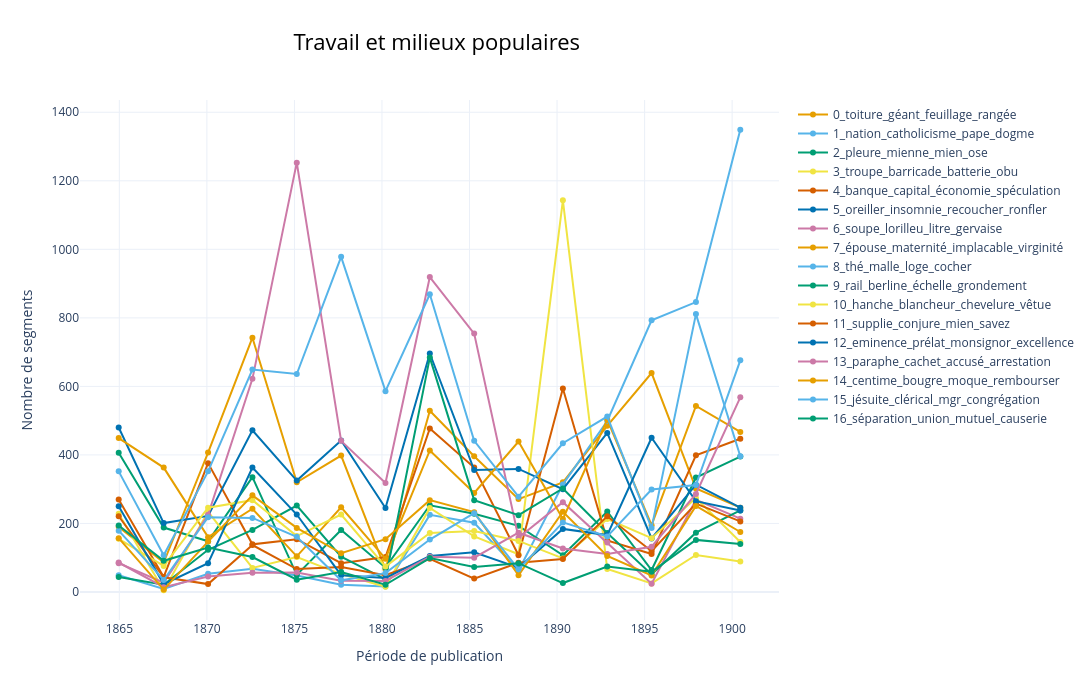

The cell this chart's notebook holds for it:
### Code cell
# Calcul de l'évolution temporelle
topics_over_time = best_topic_model.topics_over_time(
    documents,
    df_model["annee"].tolist(),
    nr_bins=15
)

# Noms plus lisibles

# Création du graphique
fig = best_topic_model.visualize_topics_over_time(
    topics_over_time,
    custom_labels=True,
    normalize_frequency=False,
    title="Travail et milieux populaires",
    width=1500,
    height=700
)

# Personnalisation en français
fig.update_traces(mode="lines+markers")

fig.update_layout(
    template="plotly_white",
    xaxis_title="Période de publication",
    yaxis_title="Nombre de segments",
    legend_title_text=None
)

### Figure 1 — Plotly figure (JSON) as saved in the notebook; plotly's stock layout.template omitted (floating-point values rounded to 4 significant figures)
{"data": [{"hoverinfo": "text", "hovertext": ["<b>Topic 0</b><br>Words: île, âcre, paysage, rocher, transparent", "<b>Topic 0</b><br>Words: teinte, pyrame, verrerie, paysage, peuplier", "<b>Topic 0</b><br>Words: feuillage, aire, lustre, taillis, rangée", "<b>Topic 0</b><br>Words: parterre, feuillage, plante, tige, violette", "<b>Topic 0</b><br>Words: buée, blafard, lustre, acajou, baie", "<b>Topic 0</b><br>Words: toiture, lustre, cristal, orme, loge", "<b>Topic 0</b><br>Words: bonne, acajou, vestibule, candélabre, vitrail", "<b>Topic 0</b><br>Words: hall, vitrine, étalage, lainage, baie", "<b>Topic 0</b><br>Words: aligner, ras, île, rive, toiture", "<b>Topic 0</b><br>Words: cathédrale, évêché, boutant, arc, magloir", "<b>Topic 0</b><br>Words: vallée, prairie, coteau, ouest, rive", "<b>Topic 0</b><br>Words: rosaire, montagne, nef, coteau, aire", "<b>Topic 0</b><br>Words: dôme, villa, portique, mont, statue", "<b>Topic 0</b><br>Words: embaumer, cohue, immensité, étain, basilique", "<b>Topic 0</b><br>Words: mont, promontoire, astre, bleuse, formerie"], "marker": {"color": "#E69F00"}, "mode": "lines+markers", "name": "0_toiture_géant_feuillage_rangée", "type": "scatter", "x": [1865.0, 1868.0, 1870.0, 1873.0, 1875.0, 1878.0, 1880.0, 1883.0, 1885.0, 1888.0, 1890.0, 1893.0, 1895.0, 1898.0, 1900.0], "y": [190, 86, 407, 742, 320, 398, 66, 529, 396, 271, 320, 485, 639, 302, 246]}, {"hoverinfo": "text", "hovertext": ["<b>Topic 1</b><br>Words: tripot, agioteur, bénin, prédi, digression", "<b>Topic 1</b><br>Words: confiserie, inquisiteur, attendrissaient, prédestiner, sorcier", "<b>Topic 1</b><br>Words: utopie, exploit, proclamation, citoyen, réaction", "<b>Topic 1</b><br>Words: hérésie, initiation, copier, tentation, manifeste", "<b>Topic 1</b><br>Words: prérogative, fondamental, parlement, productif, suffrage", "<b>Topic 1</b><br>Words: abandonné, heurtât, sexe, pou, défendît", "<b>Topic 1</b><br>Words: jacobin, hypocrisie, décomposition, rouher, verdict", "<b>Topic 1</b><br>Words: internationale, extermination, grève, capital, salaire", "<b>Topic 1</b><br>Words: impôt, formule, routine, assolement, ébauche", "<b>Topic 1</b><br>Words: cathédrale, surnaturel, calice, aliment, colombe", "<b>Topic 1</b><br>Words: nation, banque, capital, civilisation, spéculation", "<b>Topic 1</b><br>Words: hérédité, égalité, labeur, surnaturel, phtisique", "<b>Topic 1</b><br>Words: pape, catholicisme, christianisme, papauté, nation", "<b>Topic 1</b><br>Words: fécondité, nation, enfanter, civilisation, ensemencer", "<b>Topic 1</b><br>Words: nation, salariat, libérer, solidarité, iniquité"], "marker": {"color": "#56B4E9"}, "mode": "lines+markers", "name": "1_nation_catholicisme_pape_dogme", "type": "scatter", "x": [1865.0, 1868.0, 1870.0, 1873.0, 1875.0, 1878.0, 1880.0, 1883.0, 1885.0, 1888.0, 1890.0, 1893.0, 1895.0, 1898.0, 1900.0], "y": [49, 9, 53, 68, 48, 21, 16, 225, 202, 62, 314, 499, 793, 846, 1349]}, {"hoverinfo": "text", "hovertext": ["<b>Topic 2</b><br>Words: songe, pâquerette, laurence, ose, fange", "<b>Topic 2</b><br>Words: environner, bohémien, songe, auberge, épargner", "<b>Topic 2</b><br>Words: bossu, tant, dépit, batte, aie", "<b>Topic 2</b><br>Words: olympe, désire, peigne, baise, pardi", "<b>Topic 2</b><br>Words: dada, cogne, gueula, houp, chatouille", "<b>Topic 2</b><br>Words: coeur, cocotte, mouillette, crie, baisa", "<b>Topic 2</b><br>Words: pleure, cocotte, calicot, cogne, oui", "<b>Topic 2</b><br>Words: rentre, trompât, tophus, emmène, signifier", "<b>Topic 2</b><br>Words: meure, salop, crève, mimi, bouquin", "<b>Topic 2</b><br>Words: moy, bague, angélique, tant, phasie", "<b>Topic 2</b><br>Words: revoilà, caporal, évasion, prosper, obligation", "<b>Topic 2</b><br>Words: soignerai, bijou, blasphémer, pense, contente", "<b>Topic 2</b><br>Words: reconstruire, virginité, martyriser, pourrai, scrupul", "<b>Topic 2</b><br>Words: ai, cabriole, mien, négation, couvée", "<b>Topic 2</b><br>Words: catéchisme, résignera, désapprouver, josine, traire"], "marker": {"color": "#009E73"}, "mode": "lines+markers", "name": "2_pleure_mienne_mien_ose", "type": "scatter", "x": [1865.0, 1868.0, 1870.0, 1873.0, 1875.0, 1878.0, 1880.0, 1883.0, 1885.0, 1888.0, 1890.0, 1893.0, 1895.0, 1898.0, 1900.0], "y": [406, 188, 148, 335, 50, 181, 71, 253, 228, 193, 107, 235, 64, 334, 395]}, {"hoverinfo": "text", "hovertext": ["<b>Topic 3</b><br>Words: barricade, national, oeuf, troupe, manifestation", "<b>Topic 3</b><br>Words: hâton, ronde, sorcier, crevasser, épouvant", "<b>Topic 3</b><br>Words: contingent, commandant, national, esplanade, troupe", "<b>Topic 3</b><br>Words: pompier, sergent, silex, saulaie, casemate", "<b>Topic 3</b><br>Words: cerf, vive, philharmonique, meute, battoir", "<b>Topic 3</b><br>Words: ii, starter, saline, hippodrome, machiniste", "<b>Topic 3</b><br>Words: dîneur, piaffaient, dr, duveyrier, attendai", "<b>Topic 3</b><br>Words: gréviste, porion, borain, marchienne, grève", "<b>Topic 3</b><br>Words: carriole, jar, macqueron, bélier, lièvre", "<b>Topic 3</b><br>Words: voyageur, équipe, conducteur, cantonnement, tunnel", "<b>Topic 3</b><br>Words: batterie, obu, troupe, division, allemand", "<b>Topic 3</b><br>Words: brancardier, équipe, brancard, embarquement, express", "<b>Topic 3</b><br>Words: cortège, détachement, carrosse, suisse, latéral", "<b>Topic 3</b><br>Words: bombe, cerner, assassin, grenelle, invasion", "<b>Topic 3</b><br>Words: empoisonneur, guerdache, ruée, grossissant, besace"], "marker": {"color": "#F0E442"}, "mode": "lines+markers", "name": "3_troupe_barricade_batterie_obu", "type": "scatter", "x": [1865.0, 1868.0, 1870.0, 1873.0, 1875.0, 1878.0, 1880.0, 1883.0, 1885.0, 1888.0, 1890.0, 1893.0, 1895.0, 1898.0, 1900.0], "y": [228, 5, 234, 70, 102, 52, 15, 245, 162, 110, 1143, 67, 25, 108, 89]}, {"hoverinfo": "text", "hovertext": ["<b>Topic 4</b><br>Words: négociant, associé, faillite, emprunt, capital", "<b>Topic 4</b><br>Words: madeleine, noiraud, pensionnat, villégiature, sur", "<b>Topic 4</b><br>Words: immeuble, indemnité, spéculation, expropriation, enclos", "<b>Topic 4</b><br>Words: quenu, charcuterie, local, pirouette, appointement", "<b>Topic 4</b><br>Words: département, législatif, financier, présentation, cure", "<b>Topic 4</b><br>Words: bookmaker, louis, signature, contrat, criard", "<b>Topic 4</b><br>Words: loyer, contrat, soierie, notaire, calorifère", "<b>Topic 4</b><br>Words: centime, clientèle, denier, concurrence, marchandise", "<b>Topic 4</b><br>Words: arpent, hectare, amateur, lot, borderie", "<b>Topic 4</b><br>Words: mécanicien, brodeur, chauffeur, legs, express", "<b>Topic 4</b><br>Words: banque, universelle, prime, hausse, capital", "<b>Topic 4</b><br>Words: souleiade, entrepreneur, notaire, hospitalité, registre", "<b>Topic 4</b><br>Words: villa, relique, boccanera, foncier, monsignor", "<b>Topic 4</b><br>Words: hectare, moulin, enclave, dot, lycée", "<b>Topic 4</b><br>Words: guerdache, adjoint, association, brevet, papeterie"], "marker": {"color": "#D55E00"}, "mode": "lines+markers", "name": "4_banque_capital_économie_spéculation", "type": "scatter", "x": [1865.0, 1868.0, 1870.0, 1873.0, 1875.0, 1878.0, 1880.0, 1883.0, 1885.0, 1888.0, 1890.0, 1893.0, 1895.0, 1898.0, 1900.0], "y": [270, 44, 376, 139, 154, 84, 102, 477, 363, 107, 594, 150, 111, 399, 447]}, {"hoverinfo": "text", "hovertext": ["<b>Topic 5</b><br>Words: mercier, oreiller, âcre, impotente, gouvernante", "<b>Topic 5</b><br>Words: noiraud, madeleine, protestant, laboratoire, accablement", "<b>Topic 5</b><br>Words: carabine, tant, oreiller, tombal, moribond", "<b>Topic 5</b><br>Words: oreiller, quenu, serrure, bougeoir, cuisinière", "<b>Topic 5</b><br>Words: oreiller, ronfler, interne, cravache, blanchisseur", "<b>Topic 5</b><br>Words: guéridon, oreiller, veilleuse, recoucher, peignoir", "<b>Topic 5</b><br>Words: hortense, recoucher, colique, cuvette, oreiller", "<b>Topic 5</b><br>Words: oreiller, minouche, insomnie, hurlement, ronfler", "<b>Topic 5</b><br>Words: oreiller, paravent, trébucher, trouille, échelle", "<b>Topic 5</b><br>Words: flore, poêle, parquet, coucou, insomnie", "<b>Topic 5</b><br>Words: tente, infirmier, oreiller, artère, bégayée", "<b>Topic 5</b><br>Words: oreiller, hospitalier, insomnie, râle, vêtu", "<b>Topic 5</b><br>Words: submerger, encyclique, embrasure, révérence, gésir", "<b>Topic 5</b><br>Words: oreiller, crispée, syncope, éther, terrer", "<b>Topic 5</b><br>Words: marsoullier, sanglotant, aïeul, oreiller, séant"], "marker": {"color": "#0072B2"}, "mode": "lines+markers", "name": "5_oreiller_insomnie_recoucher_ronfler", "type": "scatter", "x": [1865.0, 1868.0, 1870.0, 1873.0, 1875.0, 1878.0, 1880.0, 1883.0, 1885.0, 1888.0, 1890.0, 1893.0, 1895.0, 1898.0, 1900.0], "y": [480, 201, 222, 472, 325, 442, 245, 696, 356, 359, 300, 464, 156, 313, 246]}, {"hoverinfo": "text", "hovertext": ["<b>Topic 6</b><br>Words: domino, équipée, restaurant, gargote, bouquetière", "<b>Topic 6</b><br>Words: froncer, pensionnat, galette, verset, barreau", "<b>Topic 6</b><br>Words: fainéant, châtaigne, rébufat, commère, champagne", "<b>Topic 6</b><br>Words: boudin, quenu, charcuterie, charcutier, poissonnière", "<b>Topic 6</b><br>Words: lorilleu, gervaise, zingueur, blanchisseur, chapelier", "<b>Topic 6</b><br>Words: fontan, champagne, prullière, toquade, clarisse", "<b>Topic 6</b><br>Words: gifler, sucre, cuisinière, cocher, pruneau", "<b>Topic 6</b><br>Words: soupe, chope, minouche, gifler, confection", "<b>Topic 6</b><br>Words: trouille, soupe, gueuler, litre, fromage", "<b>Topic 6</b><br>Words: chauffeur, flore, mécanicien, tunnel, brodeur", "<b>Topic 6</b><br>Words: escouade, soupe, marmite, intendance, gamelle", "<b>Topic 6</b><br>Words: côtelette, tarte, grasse, abricot, broc", "<b>Topic 6</b><br>Words: carafe, œuf, baragouiner, débarbouillait, arsenic", "<b>Topic 6</b><br>Words: meneur, nourrisson, poupon, soupe, moineaud", "<b>Topic 6</b><br>Words: bourron, babette, mitaine, alcool, boulanger"], "marker": {"color": "#CC79A7"}, "mode": "lines+markers", "name": "6_soupe_lorilleu_litre_gervaise", "type": "scatter", "x": [1865.0, 1868.0, 1870.0, 1873.0, 1875.0, 1878.0, 1880.0, 1883.0, 1885.0, 1888.0, 1890.0, 1893.0, 1895.0, 1898.0, 1900.0], "y": [84, 27, 225, 622, 1253, 441, 318, 919, 754, 158, 262, 144, 24, 269, 214]}, {"hoverinfo": "text", "hovertext": ["<b>Topic 7</b><br>Words: lâcheté, implacable, dévouer, embrassement, repentir", "<b>Topic 7</b><br>Words: madeleine, fanatique, cuisant, implacable, insu", "<b>Topic 7</b><br>Words: inceste, voluptueux, tant, pressentiment, inerte", "<b>Topic 7</b><br>Words: tentation, virilité, calice, encens, surhumain", "<b>Topic 7</b><br>Words: excentricité, provocant, brûlure, forge, delestang", "<b>Topic 7</b><br>Words: coeur, fondette, sangsue, anéantissement, souffletant", "<b>Topic 7</b><br>Words: romance, idéal, chasseur, cor, fantasque", "<b>Topic 7</b><br>Words: obsession, abnégation, compassion, troublant, sensibilité", "<b>Topic 7</b><br>Words: pinceau, maternité, étreindre, tourlaqu, contrariant", "<b>Topic 7</b><br>Words: entour, casque, cathédrale, cherche, tromperie", "<b>Topic 7</b><br>Words: recul, inconscience, veuve, sentimental, brigandage", "<b>Topic 7</b><br>Words: mystique, souleiade, ferveur, séparation, anéantissement", "<b>Topic 7</b><br>Words: boccanera, virginité, perlier, obéissance, contessina", "<b>Topic 7</b><br>Words: maternité, épouse, stérilité, arrachement, déchéance", "<b>Topic 7</b><br>Words: épouse, josine, renoncement, guerdache, séparation"], "marker": {"color": "#E69F00"}, "mode": "lines+markers", "name": "7_épouse_maternité_implacable_virginité", "type": "scatter", "x": [1865.0, 1868.0, 1870.0, 1873.0, 1875.0, 1878.0, 1880.0, 1883.0, 1885.0, 1888.0, 1890.0, 1893.0, 1895.0, 1898.0, 1900.0], "y": [449, 363, 160, 243, 104, 247, 97, 413, 289, 439, 213, 503, 195, 543, 467]}, {"hoverinfo": "text", "hovertext": ["<b>Topic 8</b><br>Words: bouquetière, mercier, mademoiselle, domino, geôlier", "<b>Topic 8</b><br>Words: noiraud, mante, cabriolet, auberge, bosquet", "<b>Topic 8</b><br>Words: nymphe, complimenter, duc, écho, bracelet", "<b>Topic 8</b><br>Words: normande, olympe, cuisinière, quenu, patronnesse", "<b>Topic 8</b><br>Words: escoraille, excellence, charbonnel, blanchisseur, chevalier", "<b>Topic 8</b><br>Words: altesse, loge, journaliste, mignotte, simonne", "<b>Topic 8</b><br>Words: dr, campardon, piano, migraine, duveyrier", "<b>Topic 8</b><br>Words: confection, bourdelai, thé, malle, mademoiselle", "<b>Topic 8</b><br>Words: gagnière, bécot, macqueron, charle, sculpteur", "<b>Topic 8</b><br>Words: express, dépôt, conducteur, mécanicien, chauffeur", "<b>Topic 8</b><br>Words: jantrou, bazeille, prosper, silvine, maréchal", "<b>Topic 8</b><br>Words: directrice, tulette, valable, fourgon, miraculé", "<b>Topic 8</b><br>Words: choue, narcisse, vicomte, eminence, ecouter", "<b>Topic 8</b><br>Words: bicyclette, meneur, thé, céleste, assisté", "<b>Topic 8</b><br>Words: bourron, adjoint, mitaine, josine, menotte"], "marker": {"color": "#56B4E9"}, "mode": "lines+markers", "name": "8_thé_malle_loge_cocher", "type": "scatter", "x": [1865.0, 1868.0, 1870.0, 1873.0, 1875.0, 1878.0, 1880.0, 1883.0, 1885.0, 1888.0, 1890.0, 1893.0, 1895.0, 1898.0, 1900.0], "y": [352, 107, 352, 649, 636, 978, 586, 869, 441, 278, 434, 512, 187, 811, 396]}, {"hoverinfo": "text", "hovertext": ["<b>Topic 9</b><br>Words: cannebière, échafaud, serrurier, vociféraient, échevelée", "<b>Topic 9</b><br>Words: tesson, convulsionner, démasquer, ouragan, grimaçant", "<b>Topic 9</b><br>Words: entaille, poulie, poutre, tocsin, scieur", "<b>Topic 9</b><br>Words: piétinement, criée, ronflement, moineau, oie", "<b>Topic 9</b><br>Words: boulon, forge, rivet, piétinement, fifine", "<b>Topic 9</b><br>Words: orchestre, piste, mât, sonnette, coulisse", "<b>Topic 9</b><br>Words: mélodique, sourdine, chœur, cadencé, juron", "<b>Topic 9</b><br>Words: berline, câble, échelle, cuvelage, porion", "<b>Topic 9</b><br>Words: semoir, fléau, échelle, gerbe, tambour", "<b>Topic 9</b><br>Words: tunnel, mécanicien, vitesse, rail, chauffeur", "<b>Topic 9</b><br>Words: universelle, hausse, grondement, charnier, coteur", "<b>Topic 9</b><br>Words: béquille, grondement, brancardier, dais, cantique", "<b>Topic 9</b><br>Words: cortège, émiettement, frénésie, incomparable, vier", "<b>Topic 9</b><br>Words: ruée, guillotine, rythmique, trappe, prostitution", "<b>Topic 9</b><br>Words: creuset, laminoir, rail, fusion, acier"], "marker": {"color": "#009E73"}, "mode": "lines+markers", "name": "9_rail_berline_échelle_grondement", "type": "scatter", "x": [1865.0, 1868.0, 1870.0, 1873.0, 1875.0, 1878.0, 1880.0, 1883.0, 1885.0, 1888.0, 1890.0, 1893.0, 1895.0, 1898.0, 1900.0], "y": [44, 21, 123, 181, 252, 103, 37, 684, 268, 224, 302, 172, 51, 173, 238]}, {"hoverinfo": "text", "hovertext": ["<b>Topic 10</b><br>Words: mat, tresse, courtisane, teinte, grimacer", "<b>Topic 10</b><br>Words: physionomie, mat, épiderme, puérilité, languissant", "<b>Topic 10</b><br>Words: maillot, corsage, capuchon, espanet, pelisse", "<b>Topic 10</b><br>Words: blancheur, puérilité, cueillir, jonc, prune", "<b>Topic 10</b><br>Words: hanche, chasseresse, corsage, moustache, jupon", "<b>Topic 10</b><br>Words: chignon, tunique, hanche, prullière, jupon", "<b>Topic 10</b><br>Words: clarisse, neigeux, caniche, corset, décolleter", "<b>Topic 10</b><br>Words: jupon, valencien, hanche, coquetterie, corsage", "<b>Topic 10</b><br>Words: hanche, sein, corsage, vêtue, ébauche", "<b>Topic 10</b><br>Words: violette, chape, vitrail, broder, lis", "<b>Topic 10</b><br>Words: suranné, moustache, disgrâce, couronne, cirer", "<b>Topic 10</b><br>Words: élancé, perle, pommette, saillant, miroir", "<b>Topic 10</b><br>Words: candide, boccanera, hiératique, chevelure, papal", "<b>Topic 10</b><br>Words: bandeau, hanche, physionomie, toison, chevelure", "<b>Topic 10</b><br>Words: brune, pommette, saillant, inaltérable, ressemblance"], "marker": {"color": "#F0E442"}, "mode": "lines+markers", "name": "10_hanche_blancheur_chevelure_vêtue", "type": "scatter", "x": [1865.0, 1868.0, 1870.0, 1873.0, 1875.0, 1878.0, 1880.0, 1883.0, 1885.0, 1888.0, 1890.0, 1893.0, 1895.0, 1898.0, 1900.0], "y": [155, 76, 246, 268, 163, 226, 74, 172, 178, 149, 98, 213, 157, 274, 146]}, {"hoverinfo": "text", "hovertext": ["<b>Topic 11</b><br>Words: bouquetière, pâquerette, lâcheté, bienfait, mission", "<b>Topic 11</b><br>Words: madeleine, fanatique, agrandi, détraqua, fatalité", "<b>Topic 11</b><br>Words: maudit, sauverai, enfermerai, tachée, conjurant", "<b>Topic 11</b><br>Words: miséricorde, mésange, frotte, joug, impureté", "<b>Topic 11</b><br>Words: sir, maternelle, méprisante, turlupiner, coudée", "<b>Topic 11</b><br>Words: promet, supplie, conserve, bredouille, épouserai", "<b>Topic 11</b><br>Words: embarrass, chanterelle, descendue, agacez, cruche", "<b>Topic 11</b><br>Words: dite, fauché, épousai, culbuté, palper", "<b>Topic 11</b><br>Words: exalt, essuie, tremblerai, escalade, grouiller", "<b>Topic 11</b><br>Words: attendai, exhortation, chère, supplie, réchaufferai", "<b>Topic 11</b><br>Words: ambulance, halein, experte, enveloppez, reconnaissant", "<b>Topic 11</b><br>Words: conjure, exaucer, périr, pitier, commandeur", "<b>Topic 11</b><br>Words: eminence, croule, désavouer, condamnable, sainteté", "<b>Topic 11</b><br>Words: supplie, épousera, enceint, vôtre, mien", "<b>Topic 11</b><br>Words: mien, pénitence, expiation, josine, damner"], "marker": {"color": "#D55E00"}, "mode": "lines+markers", "name": "11_supplie_conjure_mien_savez", "type": "scatter", "x": [1865.0, 1868.0, 1870.0, 1873.0, 1875.0, 1878.0, 1880.0, 1883.0, 1885.0, 1888.0, 1890.0, 1893.0, 1895.0, 1898.0, 1900.0], "y": [221, 43, 23, 137, 67, 73, 49, 97, 39, 85, 96, 221, 119, 258, 206]}, {"hoverinfo": "text", "hovertext": ["<b>Topic 12</b><br>Words: armateur, notaire, dast, mathéu, procuration", "<b>Topic 12</b><br>Words: altération, caillot, laboratoire, toxique, droguiste", "<b>Topic 12</b><br>Words: bonaparte, modestie, mercredi, dispenser, compère", "<b>Topic 12</b><br>Words: vicaire, diocèse, péqueur, saulaie, mgr", "<b>Topic 12</b><br>Words: excellence, chevalier, huissier, sire, sceau", "<b>Topic 12</b><br>Words: coquetier, mignotte, ii, bredouille, car", "<b>Topic 12</b><br>Words: nominer, bock, ténor, souffrirai, pincerai", "<b>Topic 12</b><br>Words: piller, cabaretier, teinture, mouchard, feignant", "<b>Topic 12</b><br>Words: macqueron, atout, flegme, rigolo, obligeance", "<b>Topic 12</b><br>Words: unctionem, istam, indulgeat, dominus, sanctam", "<b>Topic 12</b><br>Words: daigremont, caporal, initié, major, traduire", "<b>Topic 12</b><br>Words: ausculter, commandeur, procession, certificat, révérend", "<b>Topic 12</b><br>Words: eminence, prélat, monsignor, pape, boccanera", "<b>Topic 12</b><br>Words: mgr, attentat, cordialement, godot, mauroy", "<b>Topic 12</b><br>Words: inspecteur, marsoullier, programme, révocation, déléguer"], "marker": {"color": "#0072B2"}, "mode": "lines+markers", "name": "12_eminence_prélat_monsignor_excellence", "type": "scatter", "x": [1865.0, 1868.0, 1870.0, 1873.0, 1875.0, 1878.0, 1880.0, 1883.0, 1885.0, 1888.0, 1890.0, 1893.0, 1895.0, 1898.0, 1900.0], "y": [250, 23, 84, 363, 226, 49, 41, 105, 116, 71, 184, 166, 450, 265, 238]}, {"hoverinfo": "text", "hovertext": ["<b>Topic 13</b><br>Words: notaire, faussaire, épouvantaient, accusé, arrestation", "<b>Topic 13</b><br>Words: décès, défunt, grondai, entrefilet, toxique", "<b>Topic 13</b><br>Words: braconnier, libraire, cachet, indépendant, peigne", "<b>Topic 13</b><br>Words: charcuterie, anonyme, candidature, format, artistement", "<b>Topic 13</b><br>Words: présentation, tribune, rapporteur, sceau, aubergiste", "<b>Topic 13</b><br>Words: jockey, pesage, mufe, flouer, sanguin", "<b>Topic 13</b><br>Words: firent, belliqueux, agiotage, échangé, mention", "<b>Topic 13</b><br>Words: collationner, caissier, souche, cahier, terrier", "<b>Topic 13</b><br>Words: arpenteur, candidat, complémentaire, pion, porcher", "<b>Topic 13</b><br>Words: assassin, interrogatoire, carrier, prévenu, piste", "<b>Topic 13</b><br>Words: administrateur, remisier, daigremont, expert, uhlan", "<b>Topic 13</b><br>Words: certificat, ligament, document, diagnostic, consultation", "<b>Topic 13</b><br>Words: congrégation, boccanera, annulation, concile, audience", "<b>Topic 13</b><br>Words: attentat, explosif, arrestation, salvat, africain", "<b>Topic 13</b><br>Words: paraphe, cachet, beaumontai, juré, expert"], "marker": {"color": "#CC79A7"}, "mode": "lines+markers", "name": "13_paraphe_cachet_accusé_arrestation", "type": "scatter", "x": [1865.0, 1868.0, 1870.0, 1873.0, 1875.0, 1878.0, 1880.0, 1883.0, 1885.0, 1888.0, 1890.0, 1893.0, 1895.0, 1898.0, 1900.0], "y": [86, 14, 45, 56, 57, 33, 32, 103, 100, 173, 127, 111, 132, 286, 568]}, {"hoverinfo": "text", "hovertext": ["<b>Topic 14</b><br>Words: usurier, créancier, rembourser, geôlier, fripon", "<b>Topic 14</b><br>Words: charron, mendiant, impraticable, incompréhensible, interrogation", "<b>Topic 14</b><br>Words: expropriation, gueux, ganache, acompte, milliard", "<b>Topic 14</b><br>Words: gueux, quenu, olympe, moque, tulette", "<b>Topic 14</b><br>Words: escoraille, corbillard, cravache, portefeuille, principe", "<b>Topic 14</b><br>Words: hop, grigou, panné, moricaud, camelote", "<b>Topic 14</b><br>Words: dot, prive, échéance, moralité, tact", "<b>Topic 14</b><br>Words: centime, berline, boisage, moque, bail", "<b>Topic 14</b><br>Words: pistole, bougre, hein, setier, hectare", "<b>Topic 14</b><br>Words: cantonner, nué, écusson, misard, cabuche", "<b>Topic 14</b><br>Words: rosser, créance, centime, daigremont, patriote", "<b>Topic 14</b><br>Words: tuberculeux, centime, déloyal, lupus, hospitaliser", "<b>Topic 14</b><br>Words: eminence, jésuite, choue, certificat, jubilé", "<b>Topic 14</b><br>Words: moulin, moineaud, petiot, normalien, nourrisson", "<b>Topic 14</b><br>Words: mitaine, lenfant, patrie, grève, guerdache"], "marker": {"color": "#E69F00"}, "mode": "lines+markers", "name": "14_centime_bougre_moque_rembourser", "type": "scatter", "x": [1865.0, 1868.0, 1870.0, 1873.0, 1875.0, 1878.0, 1880.0, 1883.0, 1885.0, 1888.0, 1890.0, 1893.0, 1895.0, 1898.0, 1900.0], "y": [157, 7, 147, 282, 187, 113, 154, 268, 233, 49, 234, 105, 48, 251, 175]}, {"hoverinfo": "text", "hovertext": ["<b>Topic 15</b><br>Words: cayol, libéral, clergé, opposition, perruque", "<b>Topic 15</b><br>Words: noiraud, émigration, guillotiné, paria, laboratoire", "<b>Topic 15</b><br>Words: réactionnaire, indépendant, aristide, commandant, légitimiste", "<b>Topic 15</b><br>Words: péqueur, saulaie, bréviaire, robine, opposition", "<b>Topic 15</b><br>Words: delestang, principe, sceau, adversaire, département", "<b>Topic 15</b><br>Words: dominical, chloroanémique, confrère, cuivrer, trompeur", "<b>Topic 15</b><br>Words: dr, transiger, moulineau, voter, assistance", "<b>Topic 15</b><br>Words: grève, popularité, médecine, haveur, deneulin", "<b>Topic 15</b><br>Words: macqueron, fagerolle, candidat, fermier, autoritaire", "<b>Topic 15</b><br>Words: magistrature, hautecœur, malingre, normand, gouverneur", "<b>Topic 15</b><br>Words: daigremont, pillerault, remisier, universelle, liquidation", "<b>Topic 15</b><br>Words: peyramal, mgr, chaire, ecclésiastique, médication", "<b>Topic 15</b><br>Words: pape, jésuite, congrégation, romain, prélat", "<b>Topic 15</b><br>Words: mège, anarchiste, mgr, africain, littérature", "<b>Topic 15</b><br>Words: clérical, laïque, jésuite, avancement, recteur"], "marker": {"color": "#56B4E9"}, "mode": "lines+markers", "name": "15_jésuite_clérical_mgr_congrégation", "type": "scatter", "x": [1865.0, 1868.0, 1870.0, 1873.0, 1875.0, 1878.0, 1880.0, 1883.0, 1885.0, 1888.0, 1890.0, 1893.0, 1895.0, 1898.0, 1900.0], "y": [179, 35, 218, 216, 161, 34, 55, 153, 230, 66, 203, 162, 299, 312, 676]}, {"hoverinfo": "text", "hovertext": ["<b>Topic 16</b><br>Words: causerie, embrassement, union, assassinat, roidi", "<b>Topic 16</b><br>Words: noiraud, union, causerie, galette, éternité", "<b>Topic 16</b><br>Words: pelisse, inceste, jas, tiédeur, séparation", "<b>Topic 16</b><br>Words: albine, embrassade, boulon, chevelure, grive", "<b>Topic 16</b><br>Words: respectât, diminué, flairaient, duel, réciproque", "<b>Topic 16</b><br>Words: jumelle, inflexion, chenet, balança, algarade", "<b>Topic 16</b><br>Words: asthmatique, grisa, fâchât, clavier, souligner", "<b>Topic 16</b><br>Words: causerie, plage, malentendu, escapade, accordaille", "<b>Topic 16</b><br>Words: blâmer, jargon, gelinotte, au, parapet", "<b>Topic 16</b><br>Words: vitrail, miel, oraison, aube, balbine", "<b>Topic 16</b><br>Words: meurtrière, dissemblable, vertébral, vitreux, palpiter", "<b>Topic 16</b><br>Words: sunamite, mutuel, séparation, indien, immoler", "<b>Topic 16</b><br>Words: éternité, divorce, romain, souder, union", "<b>Topic 16</b><br>Words: infécond, intellectualité, né, desvigne, imprévoyance", "<b>Topic 16</b><br>Words: fiançaille, sexe, harmonie, fiancé, frisé"], "marker": {"color": "#009E73"}, "mode": "lines+markers", "name": "16_séparation_union_mutuel_causerie", "type": "scatter", "x": [1865.0, 1868.0, 1870.0, 1873.0, 1875.0, 1878.0, 1880.0, 1883.0, 1885.0, 1888.0, 1890.0, 1893.0, 1895.0, 1898.0, 1900.0], "y": [194, 91, 130, 102, 36, 58, 21, 99, 73, 84, 26, 74, 59, 152, 140]}], "layout": {"height": 700, "hoverlabel": {"bgcolor": "white", "font": {"family": "Rockwell", "size": 16}}, "legend": {"title": {}}, "title": {"font": {"color": "Black", "size": 22}, "text": "Travail et milieux populaires", "x": 0.4, "xanchor": "center", "y": 0.95, "yanchor": "top"}, "width": 1500, "xaxis": {"showgrid": true, "title": {"text": "Période de publication"}}, "yaxis": {"showgrid": true, "title": {"text": "Nombre de segments"}}}}
